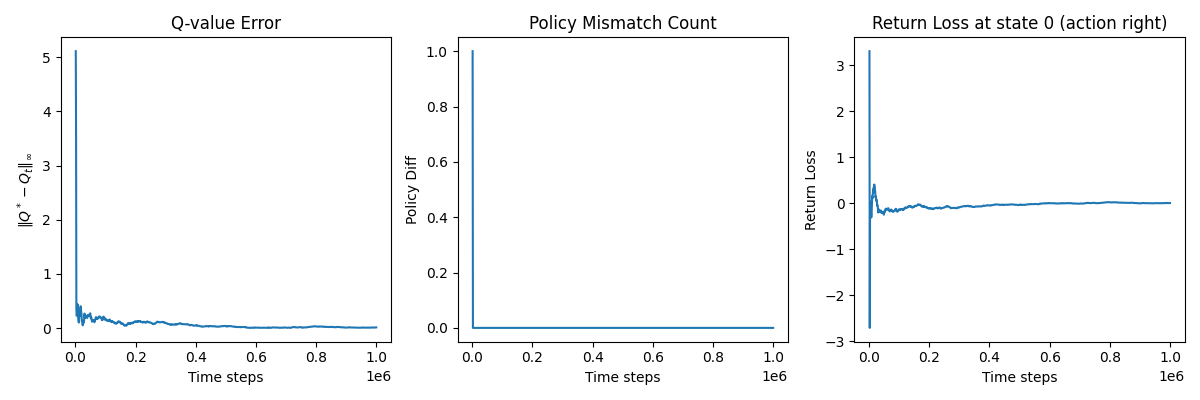

This figure's Python source:
import numpy as np
import matplotlib.pyplot as plt
import types

# --- The given RiverSwim environment ---
class riverswim():
    def __init__(self, nS):
        self.nS = nS
        self.nA = 2
        # Build the transition matrix P and support lists.
        self.P = np.zeros((nS, 2, nS))
        self.support = [[[] for _ in range(self.nA)] for _ in range(nS)]
        for s in range(nS):
            if s == 0:
                self.P[s, 0, s] = 1
                self.P[s, 1, s] = 0.6
                self.P[s, 1, s + 1] = 0.4
                self.support[s][0].append(0)
                self.support[s][1] += [0, 1]
            elif s == nS - 1:
                self.P[s, 0, s - 1] = 1
                self.P[s, 1, s] = 0.6
                self.P[s, 1, s - 1] = 0.4
                self.support[s][0].append(s - 1)
                self.support[s][1] += [s - 1, s]
            else:
                self.P[s, 0, s - 1] = 1
                self.P[s, 1, s] = 0.55
                self.P[s, 1, s + 1] = 0.4
                self.P[s, 1, s - 1] = 0.05
                self.support[s][0].append(s - 1)
                self.support[s][1] += [s - 1, s, s + 1]
        # Reward matrix: only state 0 (leftmost) and state nS-1 (rightmost) have nonzero rewards.
        self.R = np.zeros((nS, 2))
        self.R[0, 0] = 0.05   # when at leftmost state, action 'left'
        self.R[nS - 1, 1] = 1 # when at rightmost state, action 'right'
        self.s = 0

    def reset(self):
        self.s = 0
        return self.s

    def step(self, action):
        new_s = np.random.choice(np.arange(self.nS), p=self.P[self.s, action])
        reward = self.R[self.s, action]
        self.s = new_s
        return new_s, reward

# --- Value Iteration to compute Q-values ---
def value_iteration(P, R, gamma=0.98, theta=1e-8, max_iter=10000):
    nS, nA, _ = P.shape
    V = np.zeros(nS)
    for i in range(max_iter):
        V_prev = V.copy()
        for s in range(nS):
            Q_sa = np.zeros(nA)
            for a in range(nA):
                Q_sa[a] = R[s, a] + gamma * np.dot(P[s, a], V_prev)
            V[s] = np.max(Q_sa)
        if np.max(np.abs(V - V_prev)) < theta:
            break
    Q = np.zeros((nS, nA))
    for s in range(nS):
        for a in range(nA):
            Q[s, a] = R[s, a] + gamma * np.dot(P[s, a], V)
    return V, Q

# --- CE-OPO algorithm ---
def ce_opo(env, true_P, true_R, gamma=0.98, epsilon=0.15, alpha_smooth=0.1,
           horizon=int(1e6), eval_interval=10000):
    nS = env.nS
    nA = env.nA

    # Initialize counts and reward accumulators.
    N_sa = np.zeros((nS, nA))
    N_sas = np.zeros((nS, nA, nS))
    R_sum = np.zeros((nS, nA))

    # Initialize Q-estimate arbitrarily.
    Q_est = np.zeros((nS, nA))

    # Precompute true Q-values using the known true model.
    _, Q_true = value_iteration(true_P, true_R, gamma)
    pi_true = np.argmax(Q_true, axis=1)  # True optimal policy

    # Lists to record performance metrics.
    steps = []
    Q_diff_list = []
    policy_diff_list = []
    return_loss_list = []

    s = env.reset()
    for t in range(1, horizon + 1):
        # ε-greedy action selection using current Q_est.
        if np.random.rand() < epsilon:
            a = np.random.randint(nA)
        else:
            a = np.argmax(Q_est[s])
        # Take action and observe transition.
        s_next, r = env.step(a)
        # Update counts.
        N_sa[s, a] += 1
        N_sas[s, a, s_next] += 1
        R_sum[s, a] += r
        s = s_next

        # Update model and evaluate metrics every 'eval_interval' steps.
        if t % eval_interval == 0:
            P_est = np.zeros((nS, nA, nS))
            R_est = np.zeros((nS, nA))
            for s_i in range(nS):
                for a_i in range(nA):
                    denom = N_sa[s_i, a_i] + alpha_smooth * nS
                    if denom == 0:
                        P_est[s_i, a_i] = np.ones(nS) / nS
                        R_est[s_i, a_i] = 0
                    else:
                        P_est[s_i, a_i] = (N_sas[s_i, a_i] + alpha_smooth) / denom
                        R_est[s_i, a_i] = (R_sum[s_i, a_i] + alpha_smooth) / (N_sa[s_i, a_i] + alpha_smooth)
            # Solve the estimated MDP.
            _, Q_est = value_iteration(P_est, R_est, gamma)
            pi_est = np.argmax(Q_est, axis=1)
            Q_diff = np.max(np.abs(Q_true - Q_est))
            policy_diff = np.sum(pi_est != pi_true)
            # We define the return loss at the left bank (state 0) for action 'right' (action index 1).
            return_loss = Q_true[0, 1] - Q_est[0, 1]
            steps.append(t)
            Q_diff_list.append(Q_diff)
            policy_diff_list.append(policy_diff)
            return_loss_list.append(return_loss)
            if t % (10 * eval_interval) == 0:
                print(f"Step {t}: Q_diff = {Q_diff:.4f}, PolicyDiff = {policy_diff}, ReturnLoss = {return_loss:.4f}")

    results = {
        "steps": steps,
        "Q_diff": Q_diff_list,
        "policy_diff": policy_diff_list,
        "return_loss": return_loss_list,
        "pi_true": pi_true,
        "pi_est": pi_est,
        "Q_true": Q_true,
        "Q_est": Q_est
    }
    return results

# --- Main Experiment: Original RiverSwim MDP ---
nS = 4
env = riverswim(nS)
true_P = env.P
true_R = env.R.copy()

print("Running CE-OPO on the original RiverSwim MDP...")
results_original = ce_opo(env, true_P, true_R, gamma=0.98, epsilon=0.15,
                           alpha_smooth=0.1, horizon=int(1e6), eval_interval=1000)

# Plot the performance metrics.
plt.figure(figsize=(12,4))
plt.subplot(1,3,1)
plt.plot(results_original["steps"], results_original["Q_diff"])
plt.xlabel('Time steps')
plt.ylabel(r'$\|Q^*-Q_t\|_\infty$')
plt.title('Q-value Error')

plt.subplot(1,3,2)
plt.plot(results_original["steps"], results_original["policy_diff"])
plt.xlabel('Time steps')
plt.ylabel('Policy Diff')
plt.title('Policy Mismatch Count')

plt.subplot(1,3,3)
plt.plot(results_original["steps"], results_original["return_loss"])
plt.xlabel('Time steps')
plt.ylabel('Return Loss')
plt.title('Return Loss at state 0 (action right)')

plt.tight_layout()
plt.savefig('Home Assignment 3/Code/RiverSwim_CE-OPO.png')
plt.show()

# --- Experiment for the Variant with Random Reward in State 0 (right) ---
# Create a new environment instance.
env_variant = riverswim(nS)
# Modify the step function so that when the agent is in state 0 and takes action 'right' (a==1),
# the reward is drawn uniformly from [0,2].
def variant_step(self, action):
    # If in the rightmost state (nS-1) and taking action 'right' (1):
    if self.s == self.nS - 1 and action == 1:
        reward = np.random.uniform(0, 2)
    else:
        reward = self.R[self.s, action]
    new_s = np.random.choice(np.arange(self.nS), p=self.P[self.s, action])
    self.s = new_s
    return new_s, reward

env_variant.step = types.MethodType(variant_step, env_variant)
env_variant.reset()
true_R_variant = env_variant.R.copy()
# For evaluation, the expected reward at the rightmost state (nS-1) for action 1 is 1.
true_R_variant[nS - 1, 1] = 1

print("Running CE-OPO on the variant RiverSwim MDP (random reward at state nS-1, action right)...")
results_variant = ce_opo(env_variant, true_P, true_R_variant, gamma=0.98,
                          epsilon=0.15, alpha_smooth=0.1, horizon=int(1e6), eval_interval=1000)

# Plot the performance metrics for the variant.
plt.figure(figsize=(12,4))
plt.subplot(1,3,1)
plt.plot(results_variant["steps"], results_variant["Q_diff"])
plt.xlabel('Time steps')
plt.ylabel(r'$\|Q^*-Q_t\|_\infty$')
plt.title('Q-value Error (Variant)')

plt.subplot(1,3,2)
plt.plot(results_variant["steps"], results_variant["policy_diff"])
plt.xlabel('Time steps')
plt.ylabel('Policy Diff')
plt.title('Policy Mismatch Count (Variant)')

plt.subplot(1,3,3)
plt.plot(results_variant["steps"], results_variant["return_loss"])
plt.xlabel('Time steps')
plt.ylabel('Return Loss')
plt.title('Return Loss at state 0 (action right, Variant)')

plt.tight_layout()
plt.savefig('Home Assignment 3/Code/RiverSwim_CE-OPO_Variant.png')
plt.show()
